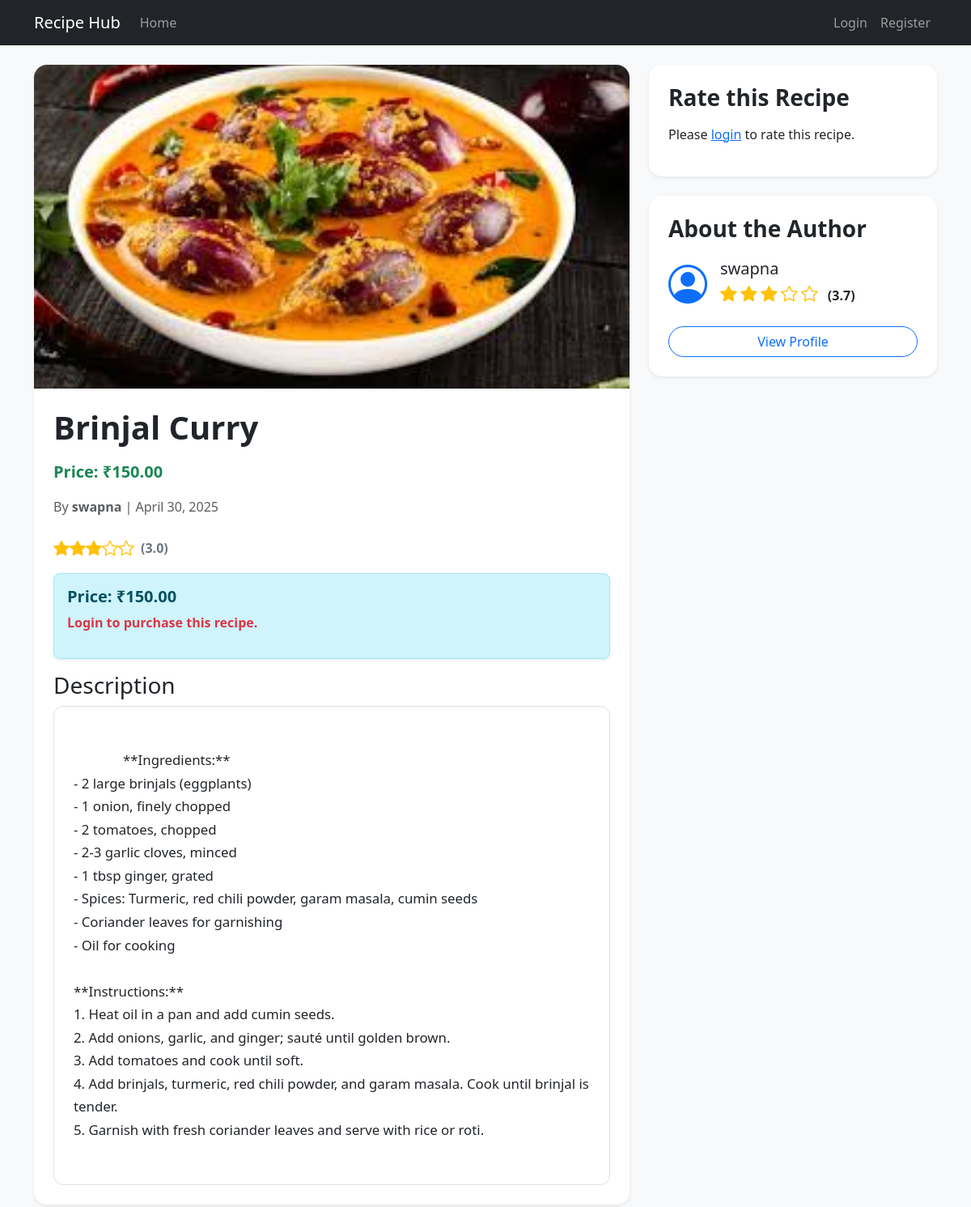
The page /recipe/23/ on the database its author committed.
### recipes/models.py (models this page shows, shortened)
class Recipe(models.Model):
    STATUS_CHOICES = [
        ('published', 'Published'),
    ]
    CATEGORY_CHOICES = [
        ('breakfast', 'Breakfast'),
        ('lunch', 'Lunch'),
        ('dinner', 'Dinner'),
        ('dessert', 'Dessert'),
    ]
    author = models.ForeignKey(
        settings.AUTH_USER_MODEL,
        on_delete=models.CASCADE,
        related_name='authored_recipes'  # Custom related name
    )
    title = models.CharField(max_length=200)
    description = models.TextField()
    image = models.ImageField(
        upload_to='recipe_images/',
        default='recipe_images/default.jpg' )
    video = models.FileField(
        upload_to='recipe_videos/',
        blank=True,
        null=True,
        help_text="Upload an optional recipe video (MP4 only)"
    )
    status = models.CharField(max_length=10, choices=STATUS_CHOICES, default='published')
    price = models.DecimalField(max_digits=6, decimal_places=2, default=0.00)
    category =models.ManyToManyField(Category, related_name='recipes')
    is_for_sale = models.BooleanField(default=False)
    created_at = models.DateTimeField(default=timezone.now)
    updated_at = models.DateTimeField(default=timezone.now)
    def average_rating(self):
        return self.ratings.aggregate(models.Avg('rating'))['rating__avg'] or 0

### users/models.py (models this page shows, shortened)
class User(AbstractUser):
    pass
    email = models.EmailField(unique=True)
    objects = UserManager()
    def get_average_rating(self):
        from recipes.models import RecipeRating
        recipes = self.authored_recipes.all()
        if not recipes.exists():
            return 0
        total = 0
        count = 0
        for recipe in recipes:
            avg = recipe.average_rating()
            if avg:
                total += avg
                count += 1
        return total / count if count > 0 else 0
    groups = models.ManyToManyField(
        'auth.Group',
        verbose_name='groups',
        blank=True,
        help_text='The groups this user belongs to.',
        related_name='custom_user_set',  # Add this
        related_query_name='user',
    )
    user_permissions = models.ManyToManyField(
        'auth.Permission',
        verbose_name='user permissions',
        blank=True,
        help_text='Specific permissions for this user.',
        related_name='custom_user_set',  # Add this
        related_query_name='user',
    )

### recipes/views.py (the view)
# urls.py: path('recipe/<int:recipe_id>/', views.recipe_detail, name='recipe_detail'),
def recipe_detail(request, recipe_id):
    recipe = get_object_or_404(Recipe, id=recipe_id)
    recipe.description = clean_description(recipe.description)
    user = request.user
    user_rating = None
    has_purchased = False
    if user.is_authenticated:
        user_rating = RecipeRating.objects.filter(recipe=recipe, user=user).first()
        has_purchased = Purchase.objects.filter(recipe=recipe, buyer=user).exists()
        if request.method == 'POST':
            if 'rating_submit' in request.POST:
                rating_form = RecipeRatingForm(request.POST, instance=user_rating)
                if rating_form.is_valid():
                    rating = rating_form.save(commit=False)
                    rating.recipe = recipe
                    rating.user = user
                    rating.save()
                    messages.success(request, 'Your rating has been submitted!')
                    send_recipe_rated_email(
                        recipe.author.email,
                        user.username,
                        recipe.title,
                        rating.rating
                    )
                    return redirect('recipes:recipe_detail', recipe_id=recipe.id)
            elif 'buy_recipe' in request.POST:
                if not has_purchased and recipe.is_for_sale and recipe.author != user:
                    Purchase.objects.create(recipe=recipe, buyer=user)
                    send_recipe_purchase_email(
                        to_email=recipe.author.email,
                        buyer_name=user.username,
                        recipe_title=recipe.title
                    )
                    messages.success(request, 'You have successfully purchased this recipe!')
                    return redirect('recipes:recipe_detail', recipe_id=recipe.id)
    else:
        if request.method == 'POST':
            messages.warning(request, 'You need to be logged in to rate or purchase this recipe.')
            return redirect('login')
    rating_form = RecipeRatingForm(instance=user_rating)
    return render(request, 'recipes/recipe_detail.html', {
        'recipe': recipe,
        'rating_form': rating_form,
        'user_rating': user_rating,
        'has_purchased': has_purchased,
    })

### recipes/views.py (called while the page is built)
def clean_description(text):
    if not text:
        return ''
    return re.sub(r'^\s*\n+|\n+\s*$', '', text)

### recipes/templates/recipes/recipe_detail.html (shortened to what this page needs)
{% load static %}
{% load crispy_forms_tags %}
<!DOCTYPE html>
<html lang="en">
<head>
  <link href="https://cdn.jsdelivr.net/npm/bootstrap@5.3.0/dist/css/bootstrap.min.css" rel="stylesheet" />
  <link href="https://cdn.jsdelivr.net/npm/bootstrap-icons@1.10.5/font/bootstrap-icons.css" rel="stylesheet" />
</head>
<body>
  {% include 'recipes/partials/navbar.html' %}
  <div class="container my-4">
    <div class="row">
      <div class="col-md-8">
        <div class="card mb-4 shadow-sm border-0 rounded-4">
          {% if recipe.image and recipe.image.url %}
            <img src="{{ recipe.image.url }}" class="card-img-top rounded-top-4" alt="{{ recipe.title }}">
          {% else %}
            <img src="{% static 'images/default_recipe.jpg' %}" class="card-img-top rounded-top-4" alt="{{ recipe.title }}">
          {% endif %}
          <div class="card-body p-4">
            <h1 class="card-title fw-bold mb-3">{{ recipe.title }}</h1>
            {% if recipe.price %}
              <p class="fs-5 fw-semibold text-success mb-3">Price: ₹{{ recipe.price }}</p>
            {% endif %}
            <p class="text-muted mb-4">By <strong>{{ recipe.author.username }}</strong> | {{ recipe.created_at|date:"F j, Y" }}</p>
            <div class="mb-3 d-flex align-items-center">
              {% with avg_rating=recipe.average_rating %}
                {% for i in "12345" %}
                  {% if forloop.counter <= avg_rating %}
                    <i class="bi bi-star-fill text-warning fs-5"></i>
                  {% else %}
                    <i class="bi bi-star text-warning fs-5"></i>
                  {% endif %}
                {% endfor %}
                <span class="ms-2 text-secondary fw-semibold">({{ avg_rating|floatformat:1 }})</span>
              {% endwith %}
            </div>
            {% if recipe.is_for_sale %}
              <div class="alert alert-info rounded-3 shadow-sm">
                <h5 class="alert-heading fw-semibold">Price: ₹{{ recipe.price }}</h5>
                {% if user.is_authenticated %}
                  {% if not has_purchased and recipe.author != user %}
                    <form method="post" class="mt-3">
                      {% csrf_token %}
                      <button type="submit" name="buy_recipe" class="btn btn-success rounded-pill px-4">Buy Recipe</button>
                    </form>
                  {% elif has_purchased %}
                    <p class="mb-0 fw-semibold text-success">You've purchased this recipe!</p>
                  {% endif %}
                {% else %}
                  <p class="text-danger fw-semibold">Login to purchase this recipe.</p>
                {% endif %}
              </div>
            {% endif %}
            <h3>Description</h3>
            <div class="description-content">
              {{ recipe.description|linebreaksbr|safe }}
            </div>
          </div>
        </div>
      </div>
      <div class="col-md-4">
        <div class="card mb-4 shadow-sm border-0 rounded-4">
          <div class="card-body p-4">
            <h3 class="card-title fw-bold mb-3">Rate this Recipe</h3>
            {% if user.is_authenticated %}
              <form method="post">
                {% csrf_token %}
                {{ rating_form|crispy }}
                <button type="submit" name="rating_submit" class="btn btn-primary w-100 rounded-pill">Submit Rating</button>
              </form>
            {% else %}
              <p>Please <a href="{% url 'users:login' %}" class="text-decoration-underline">login</a> to rate this recipe.</p>
            {% endif %}
          </div>
        </div>
        {% if user != recipe.author %}
          <div class="card shadow-sm border-0 rounded-4">
            <div class="card-body p-4">
              <h3 class="card-title fw-bold mb-3">About the Author</h3>
              <div class="d-flex align-items-center mb-3">
                <div class="flex-shrink-0">
                  <i class="bi bi-person-circle text-primary" style="font-size: 3rem;"></i>
                </div>
                <div class="flex-grow-1 ms-3">
                  <h5 class="mb-1">{{ recipe.author.username }}</h5>
                  <div class="text-warning mb-1">
                    {% with avg_rating=recipe.author.get_average_rating %}
                      {% for i in "12345" %}
                        {% if forloop.counter <= avg_rating %}
                          <i class="bi bi-star-fill"></i>
                        {% else %}
                          <i class="bi bi-star"></i>
                        {% endif %}
                      {% endfor %}
                      <span class="text-dark ms-2 fw-semibold">({{ avg_rating|floatformat:1 }})</span>
                    {% endwith %}
                  </div>
                </div>
              </div>
              <a href="{% url 'recipes:user_profile' recipe.author.id %}" class="btn btn-outline-primary w-100 rounded-pill">View Profile</a>
            </div>
          </div>
        {% endif %}
      </div>
    </div>
  </div>
</body>
</html>

### recipes/templates/recipes/recipe_detail.html (style rules this page uses)
body { background-color: #f8f9fa; font-family: 'Segoe UI', Tahoma, Geneva, Verdana, sans-serif; color: #212529; }
.card { border-radius: 1rem; box-shadow: 0 4px 18px rgb(0 0 0 / 0.1); }
.card-img-top { transition: transform 0.3s ease; object-fit: cover !important; height: 400px; border-top-left-radius: 1rem; border-top-right-radius: 1rem; cursor: pointer; width: 100%; display: block; }
.text-success { font-weight: 600; font-size: 1.25rem; }
.bi-star, .bi-star-fill { font-size: 1.3rem; color: #ffc107; }
.description-content { font-size: 1.05rem; line-height: 1.7; background: #ffffff; border: 1px solid #dee2e6; padding: 1.5rem; border-radius: 12px; white-space: pre-wrap; }

### rows shown on the page
Recipe: image (picture), title "Brinjal Curry", price "150.00", author.username "swapna", created_at "April 30, 2025", description "**Ingredients:** - 2 large brinjals (eggplants) - 1 onion, finely chopped - 2 tomatoes, chopped - 2-3 garlic cloves, minced - 1 tbsp ginger, grated - Spices: Turmeric, red chili powder, garam masala, cumin seeds - Coriander leaves for garnishing - Oil for cooking **Instructions:** 1. Heat oil in a pan and add cumin seeds. 2. Add onions, garlic, and ginger; sauté until golden brown. 3. Add tomatoes and cook until soft. 4. Add brinjals, turmeric, red chili powder, and garam masala. Cook until brinjal is tender. 5. Garnish with fresh coriander leaves and serve with rice or roti."

### other values the page prints
{{ avg_rating|floatformat:1 }} "3.0"
{{ avg_rating|floatformat:1 }} "3.7"
